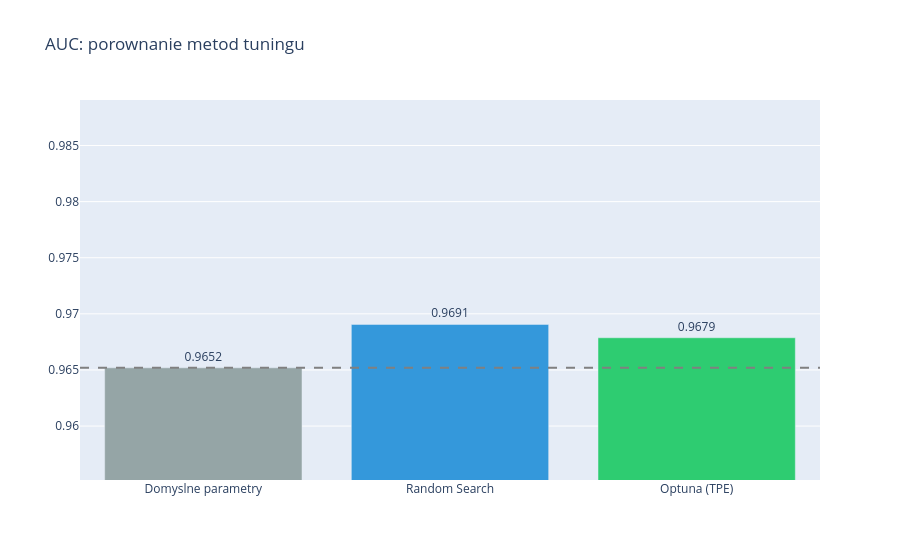

This figure's notebook cell:
### Markdown cell above
## Porownanie: Baseline vs Random Search vs Optuna

### Code cell
df_comparison = pd.DataFrame([
    {"Metoda": "Domyslne parametry", "AUC": auc_default, "Czas (s)": "-",         "Prob": "-"},
    {"Metoda": "Random Search",      "AUC": auc_rs,      "Czas (s)": f"{t_rs:.0f}",   "Prob": N_TRIALS},
    {"Metoda": "Optuna (TPE)",       "AUC": auc_opt,     "Czas (s)": f"{t_opt:.0f}",  "Prob": N_TRIALS},
]).set_index("Metoda")

print(df_comparison.to_string())

fig = go.Figure(go.Bar(
    x=df_comparison.index,
    y=df_comparison["AUC"],
    marker_color=["#95a5a6", "#3498db", "#2ecc71", "#27ae60"],
    text=[f"{v:.4f}" for v in df_comparison["AUC"]],
    textposition="outside",
))
fig.add_hline(y=auc_default, line_dash="dash", line_color="gray")
fig.update_layout(title="AUC: porownanie metod tuningu",
                  yaxis_range=[df_comparison["AUC"].min() - 0.01, df_comparison["AUC"].max() + 0.02],
                  height=400)
fig.show()

### Figure 1 — Plotly figure (JSON) as saved in the notebook; plotly's stock layout.template omitted (floating-point values rounded to 4 significant figures)
{"data": [{"marker": {"color": ["#95a5a6", "#3498db", "#2ecc71", "#27ae60"]}, "text": ["0.9652", "0.9691", "0.9679"], "textposition": "outside", "type": "bar", "x": ["Domyslne parametry", "Random Search", "Optuna (TPE)"], "y": [0.9652, 0.9691, 0.9679]}], "layout": {"autosize": true, "shapes": [{"line": {"color": "gray", "dash": "dash"}, "type": "line", "x0": 0, "x1": 1, "xref": "x domain", "y0": 0.9652, "y1": 0.9652, "yref": "y"}], "title": {"text": "AUC: porownanie metod tuningu"}, "xaxis": {"autorange": true, "range": [-0.5, 2.5], "type": "category"}, "yaxis": {"range": [0.9552, 0.9891], "type": "linear"}}}
